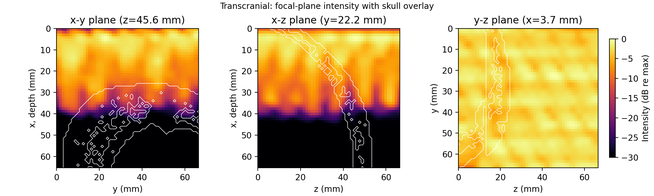
#> input picture data/halle_bowl/validation_report/figures/acoustic_ortho_intensity.png, 654 x 196 px, shrunk from 2200 x 660 before the run, found by its file name
$ python build_fig3.py
#> lines starting #> are read from the running program, lines starting #| are printed output that depends on the picture
"""Compose Figure 3 (acoustic FDTD output + parallel thermal branch).

Layout:
    Row 1: 3 orthogonal intensity slices (acoustic_ortho_intensity.png)
    Row 2: 3 orthogonal DeltaT slices (thermal_ortho_dT.png) +
           single per-voxel DeltaT trace plot (thermal_time_history.png)
"""
import os
from pathlib import Path

import matplotlib.pyplot as plt
import matplotlib.image as mpimg
from matplotlib.gridspec import GridSpec

HERE = Path(__file__).resolve().parent
FIG_DIR = HERE.parent / "data" / os.environ.get("HALLE_SIM_NAME", "halle_caudate") / "validation_report" / "figures"
OUT_DIR = HERE.parent / "figures"

_acoustic_path = FIG_DIR / "acoustic_ortho_intensity.png"
if not _acoustic_path.exists():
    # Newer validation_report builds emit a combined ortho + 3D panel.
    _acoustic_path = FIG_DIR / "acoustic_intensity_combined.png"
acoustic = mpimg.imread(_acoustic_path)
#> acoustic is the input picture: shape (196, 654, 4) float32; mean R, G, B, A 0.831, 0.753, 0.604, 1
thermal_ortho = mpimg.imread(FIG_DIR / "thermal_ortho_dT.png")
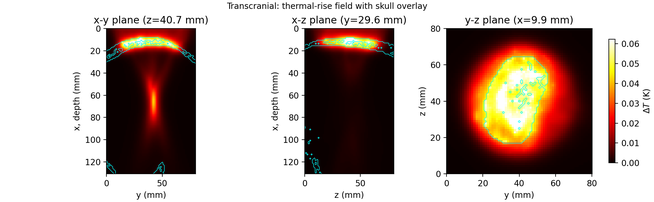
#> input picture data/halle_caudate/validation_report/figures/thermal_ortho_dT.png, 654 x 202 px, shrunk from 2200 x 680 before the run
#> thermal_ortho is the input picture: shape (202, 654, 4) float32; mean R, G, B, A 0.73, 0.665, 0.636, 1
thermal_traces = mpimg.imread(FIG_DIR / "thermal_time_history.png")
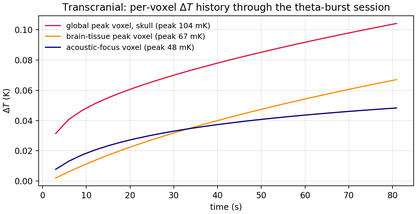
#> input picture data/halle_caudate/validation_report/figures/thermal_time_history.png, 416 x 214 px, shrunk from 1400 x 720 before the run
#> thermal_traces is the input picture: shape (214, 416, 4) float32; mean R, G, B, A 0.961, 0.955, 0.955, 1

# Row heights match panel aspect ratios so each row fills its width
# without distortion.
W = 14.0
h_top = W / (acoustic.shape[1] / acoustic.shape[0])
#> h_top = 4.2
# Bottom row: ortho slices on left (~60%), trace plot on right (~40%)
w_bot_left = 0.62 * W
w_bot_right = 0.38 * W
h_bot_left = w_bot_left / (thermal_ortho.shape[1] / thermal_ortho.shape[0])
#> h_bot_left = 2.68
h_bot_right = w_bot_right / (thermal_traces.shape[1] / thermal_traces.shape[0])
#> h_bot_right = 2.74
h_bot = max(h_bot_left, h_bot_right)
#> h_bot = 2.74
H = h_top + h_bot
#> H = 6.93

fig = plt.figure(figsize=(W, H))
gs = GridSpec(
    2, 2, figure=fig,
    height_ratios=[h_top, h_bot],
    width_ratios=[0.62, 0.38],
    left=0.0, right=1.0, top=1.0, bottom=0.0,
    wspace=0.0, hspace=0.02,
)

ax_top = fig.add_subplot(gs[0, :])
ax_top.imshow(acoustic); ax_top.axis("off")

ax_bl = fig.add_subplot(gs[1, 0])
ax_bl.imshow(thermal_ortho); ax_bl.axis("off")

ax_br = fig.add_subplot(gs[1, 1])
ax_br.imshow(thermal_traces); ax_br.axis("off")

for ext in ("pdf", "png"):
    out = OUT_DIR / f"fig3_acoustic_intensity.{ext}"
    fig.savefig(out, dpi=300, bbox_inches="tight", pad_inches=0.05)
    print(f"wrote {out}")
#> this loop made 2 passes
#> pass 1, `fig.savefig(out, dpi=300, bbox_inches="tight", pad_inches=0.05)`:
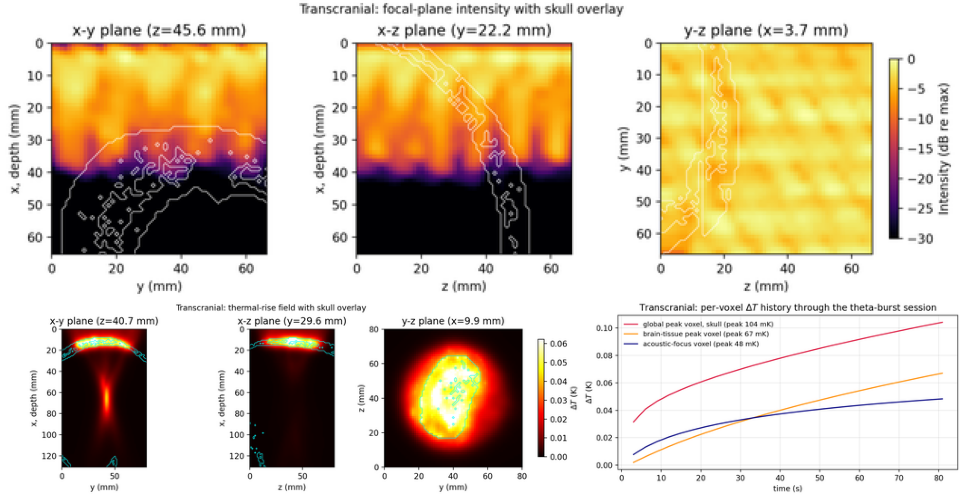
#> figure drawn by matplotlib, 3 panels
plt.close(fig)
